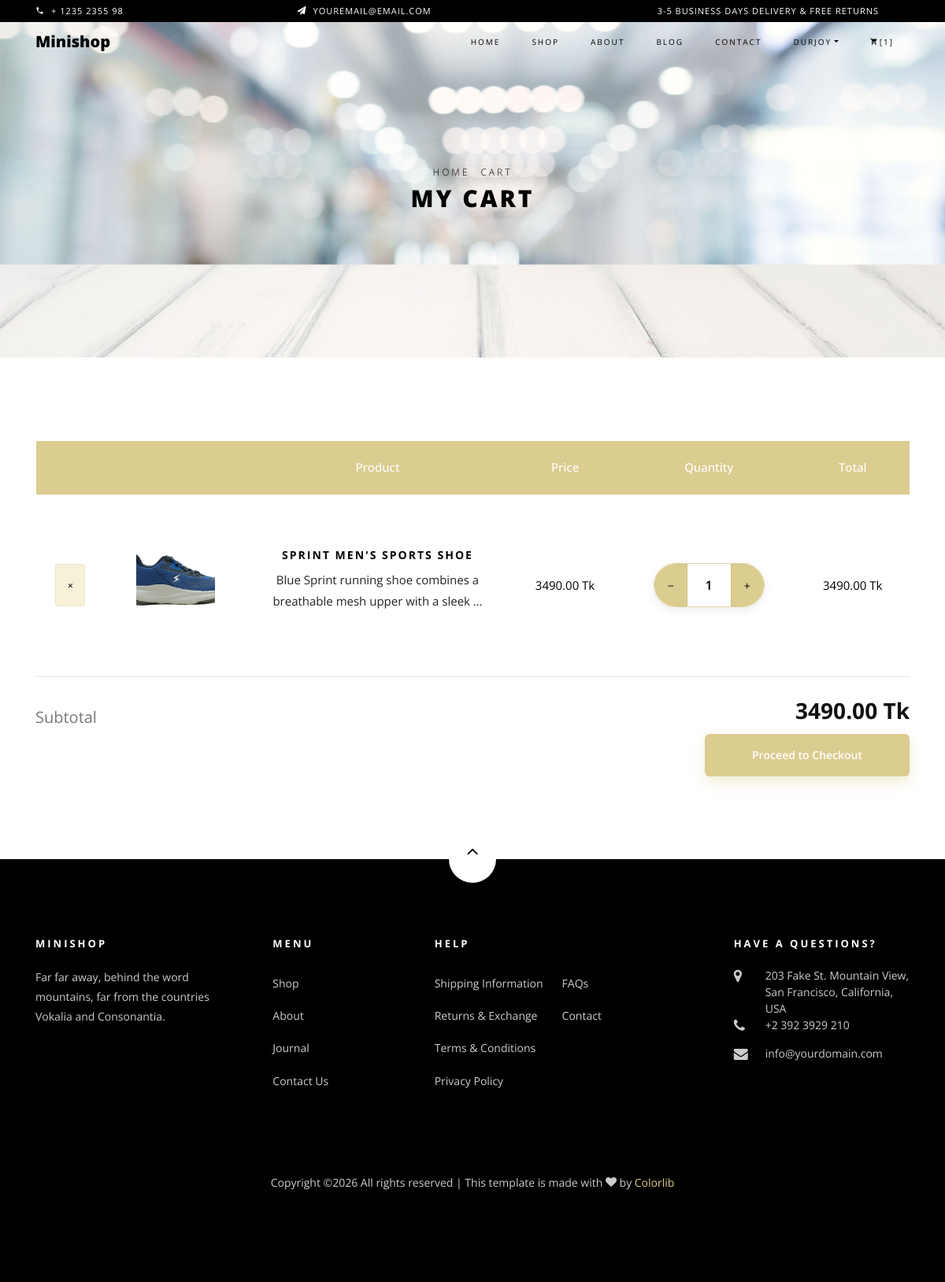
The app's page /cart/ (signed in) with its own data.
### shop/models.py (models this page shows, shortened)
class CartItem(models.Model):
    cart = models.ForeignKey(
        Cart,
        on_delete=models.CASCADE,
        related_name='items'
    )
    product = models.ForeignKey(
        'Product',
        on_delete=models.CASCADE
    )
    quantity = models.PositiveIntegerField(default=1)
    @property
    def total_price(self):
        price = self.product.discount_price or self.product.price
        return price * self.quantity

class Product(models.Model):
    picture = models.ImageField(upload_to='products/')
    title = models.CharField(max_length=200)
    gender = models.CharField(max_length=20, choices=GENDER_CHOICES)
    category = models.CharField(max_length=50, choices=CATEGORY_CHOICES)
    price = models.DecimalField(max_digits=10, decimal_places=2)
    discount_price = models.DecimalField(
        max_digits=10,
        decimal_places=2,
        null=True,
        blank=True
    )
    description = models.TextField()
    created_at = models.DateTimeField(auto_now_add=True)
    updated_at = models.DateTimeField(auto_now=True)

### shop/views.py (the view)
# urls.py: path('cart/', views.cart_view, name='cart'),
@login_required
def cart_view(request):
    cart, created = Cart.objects.get_or_create(user=request.user)
    cart_items = cart.items.select_related('product').all()
    subtotal = sum(item.total_price for item in cart_items)
    return render(request, 'cart.html', {
        'cart_items': cart_items,
        'subtotal': subtotal,
    })

### shop/context_processors.py (called while the page is built)
def cart_count(request):
    count = 0
    if request.user.is_authenticated:
        count = CartItem.objects.filter(
            cart__user=request.user
        ).aggregate(
            total=Sum('quantity')
        )['total'] or 0
    return {
        'cart_count': count
    }

### shop/templates/cart.html (shortened to what this page needs)
{% extends "base.html" %}
{% load static %}
{% block content %}
<div class="hero-wrap hero-bread"
     style="background-image: url('{% static 'images/bg_6.jpg' %}');">
    <div class="container">
        <div class="row no-gutters slider-text align-items-center justify-content-center">
            <div class="col-md-9 ftco-animate text-center">
                <p class="breadcrumbs">
                    <span class="mr-2">
                        <a href="{% url 'index' %}">Home</a>
                    </span>
                    <span>Cart</span>
                </p>
                <h1 class="mb-0 bread">My Cart</h1>
            </div>
        </div>
    </div>
</div>
<section class="ftco-section ftco-cart">
    <div class="container">
        <div class="row">
            <div class="col-md-12 ftco-animate">
                <div class="cart-list">
                    <table class="table">
                        <thead class="thead-primary">
                            <tr class="text-center">
                                <th>&nbsp;</th>
                                <th>&nbsp;</th>
                                <th>Product</th>
                                <th>Price</th>
                                <th>Quantity</th>
                                <th>Total</th>
                            </tr>
                        </thead>
                        <tbody>
                            {% for item in cart_items %}
                            <tr class="text-center">
                                <td class="product-remove">
                                    <form method="POST"
                                          action="{% url 'remove_cart_item' item.id %}">
<button type="submit"
        class="remove-button"
        title="Remove product">
    <span class="ion-ios-close"></span>
</button>
                                    </form>
                                </td>
                                <td class="image-prod">
                                    <div class="img"
                                         style="background-image: url('{{ item.product.picture.url }}');">
                                    </div>
                                </td>
                                <td class="product-name">
                                    <h3>
                                        <a href="{% url 'product_detail' item.product.pk %}">
                                            {{ item.product.title }}
                                        </a>
                                    </h3>
                                    <p>
                                        {{ item.product.description|truncatewords:12 }}
                                    </p>
                                </td>
                                <td class="price">
                                    {% if item.product.discount_price %}
                                        {{ item.product.discount_price|floatformat:2 }} Tk
                                    {% else %}
                                        {{ item.product.price|floatformat:2 }} Tk
                                    {% endif %}
                                </td>
                                <td class="quantity">
                                    <div class="quantity-box">
                                        <form method="POST"
                                              action="{% url 'update_cart_item' item.id %}">
                                            <button type="submit"
                                                    class="quantity-btn">
                                                −
                                            </button>
                                        </form>
                                        <input type="number"
                                               class="quantity-input"
                                               value="{{ item.quantity }}"
                                               readonly>
                                        <form method="POST"
                                              action="{% url 'update_cart_item' item.id %}">
                                            <button type="submit"
                                                    class="quantity-btn">
                                                +
                                            </button>
                                        </form>
                                    </div>
                                </td>
                                <td class="total">
                                    {{ item.total_price|floatformat:2 }} Tk
                                </td>
                            </tr>
                            {% endfor %}
                        </tbody>
                    </table>
                </div>
            </div>
        </div>
        {% if cart_items %}
        <div class="cart-summary-row">
            <span class="subtotal-label">
                Subtotal
            </span>
            <div class="subtotal-right">
                <strong>
                    {{ subtotal|floatformat:2 }} Tk
                </strong>
                <a href="{% url 'checkout' %}"
                   class="checkout-btn">
                    Proceed to Checkout
                </a>
            </div>
        </div>
        {% endif %}
    </div>
</section>
{% endblock content %}

### shop/templates/base.html (shortened to what this page needs)
{% load static %}
<!DOCTYPE html>
<html lang="en">
  <head>
    <link rel="stylesheet" href="{% static 'css/open-iconic-bootstrap.min.css' %}">
    <link rel="stylesheet" href="{% static 'css/animate.css' %}">
    <link rel="stylesheet" href="{% static 'css/owl.carousel.min.css' %}">
    <link rel="stylesheet" href="{% static 'css/owl.theme.default.min.css' %}">
    <link rel="stylesheet" href="{% static 'css/magnific-popup.css' %}">
    <link rel="stylesheet" href="{% static 'css/aos.css' %}">
    <link rel="stylesheet" href="{% static 'css/ionicons.min.css' %}">
    <link rel="stylesheet" href="{% static 'css/bootstrap-datepicker.css' %}">
    <link rel="stylesheet" href="{% static 'css/jquery.timepicker.css' %}">
    <link rel="stylesheet" href="{% static 'css/flaticon.css' %}">
    <link rel="stylesheet" href="{% static 'css/icomoon.css' %}">
    <link rel="stylesheet" href="{% static 'css/style.css' %}">
  </head>
  <body class="goto-here">
    <div class="py-1 bg-black">
      <div class="container">
        <div class="row no-gutters d-flex align-items-start align-items-center px-md-0">
          <div class="col-lg-12 d-block">
            <div class="row d-flex">
              <div class="col-md pr-4 d-flex topper align-items-center">
                <div class="icon mr-2 d-flex justify-content-center align-items-center">
                  <span class="icon-phone2"></span>
                </div>
                <span class="text">+ 1235 2355 98</span>
              </div>
              <div class="col-md pr-4 d-flex topper align-items-center">
                <div class="icon mr-2 d-flex justify-content-center align-items-center">
                  <span class="icon-paper-plane"></span>
                </div>
                <span class="text">youremail@email.com</span>
              </div>
              <div class="col-md-5 pr-4 d-flex topper align-items-center text-lg-right">
                <span class="text">3-5 Business days delivery &amp; Free Returns</span>
              </div>
            </div>
          </div>
        </div>
      </div>
    </div>
    <nav class="navbar navbar-expand-lg navbar-dark ftco_navbar bg-dark ftco-navbar-light" id="ftco-navbar">
	    <div class="container">
	      <a class="navbar-brand" href="{% url 'index' %}">Minishop</a>
	      <div class="collapse navbar-collapse" id="ftco-nav">
	        <ul class="navbar-nav ml-auto">
	          <li class="nav-item active"><a href="{% url 'index' %}" class="nav-link">Home</a></li>
            <li class="nav-item active"><a href="{% url 'shop' %}" class="nav-link">Shop</a></li>
	          <li class="nav-item"><a href="{% url 'about' %}" class="nav-link">About</a></li>
	          <li class="nav-item"><a href="{% url 'blog' %}" class="nav-link">Blog</a></li>
            {% if user.is_authenticated %}
	          <li class="nav-item"><a href="{% url 'contact' %}" class="nav-link">Contact</a></li>
            <li class="nav-item dropdown">
              <a class="nav-link dropdown-toggle" href="#"id="dropdown04"data-toggle="dropdown"aria-haspopup="true"aria-expanded="false">{{ user.username }}</a>
            </li>
            <li class="nav-item cta cta-colored"> <a href="{% url 'cart' %}" class="nav-link"><span class="icon-shopping_cart"></span>[{{ cart_count }}]</a></li>
            {% else %}
            <li class="nav-item"><a href="{% url 'login' %}" class="nav-link">Signin</a></li>
	          <li class="nav-item"><a href="{% url 'signup' %}" class="nav-link">SignUp</a></li>
            {% endif %}
	        </ul>
	      </div>
	    </div>
	  </nav>
 {% block content %} {% endblock %}
    <footer class="ftco-footer ftco-section">
      <div class="container">
      	<div class="row">
      		<div class="mouse">
						<a href="#" class="mouse-icon">
							<div class="mouse-wheel"><span class="ion-ios-arrow-up"></span></div>
						</a>
					</div>
      	</div>
        <div class="row mb-5">
          <div class="col-md">
            <div class="ftco-footer-widget mb-4">
              <h2 class="ftco-heading-2">Minishop</h2>
              <p>Far far away, behind the word mountains, far from the countries Vokalia and Consonantia.</p>
              <ul class="ftco-footer-social list-unstyled float-md-left float-lft mt-5">
              </ul>
            </div>
          </div>
          <div class="col-md">
            <div class="ftco-footer-widget mb-4 ml-md-5">
              <h2 class="ftco-heading-2">Menu</h2>
              <ul class="list-unstyled">
                <li><a href="#" class="py-2 d-block">Shop</a></li>
                <li><a href="#" class="py-2 d-block">About</a></li>
                <li><a href="#" class="py-2 d-block">Journal</a></li>
                <li><a href="#" class="py-2 d-block">Contact Us</a></li>
              </ul>
            </div>
          </div>
          <div class="col-md-4">
             <div class="ftco-footer-widget mb-4">
              <h2 class="ftco-heading-2">Help</h2>
              <div class="d-flex">
	              <ul class="list-unstyled mr-l-5 pr-l-3 mr-4">
	                <li><a href="#" class="py-2 d-block">Shipping Information</a></li>
	                <li><a href="#" class="py-2 d-block">Returns &amp; Exchange</a></li>
	                <li><a href="#" class="py-2 d-block">Terms &amp; Conditions</a></li>
	                <li><a href="#" class="py-2 d-block">Privacy Policy</a></li>
	              </ul>
	              <ul class="list-unstyled">
	                <li><a href="#" class="py-2 d-block">FAQs</a></li>
	                <li><a href="#" class="py-2 d-block">Contact</a></li>
	              </ul>
	            </div>
            </div>
          </div>
          <div class="col-md">
            <div class="ftco-footer-widget mb-4">
            	<h2 class="ftco-heading-2">Have a Questions?</h2>
            	<div class="block-23 mb-3">
	              <ul>
	                <li><span class="icon icon-map-marker"></span><span class="text">203 Fake St. Mountain View, San Francisco, California, USA</span></li>
	                <li><a href="#"><span class="icon icon-phone"></span><span class="text">+2 392 3929 210</span></a></li>
	                <li><a href="#"><span class="icon icon-envelope"></span><span class="text">info@yourdomain.com</span></a></li>
	              </ul>
	            </div>
            </div>
          </div>
        </div>
        <div class="row">
          <div class="col-md-12 text-center">
            <p>
						  Copyright &copy;<script>document.write(new Date().getFullYear());</script> All rights reserved | This template is made with <i class="icon-heart color-danger" aria-hidden="true"></i> by <a href="https://colorlib.com" target="_blank">Colorlib</a>
			</p>
          </div>
        </div>
      </div>
    </footer>
  </body>
</html>

### shop/static/css/icomoon.css (style rules this page uses)
[class^="icon-"], [class*=" icon-"] { font-family: 'icomoon' !important; speak: none; font-style: normal; font-weight: normal; font-variant: normal; text-transform: none; line-height: 1; -webkit-font-smoothing: antialiased; -moz-osx-font-smoothing: grayscale; }
.icon-heart:before { content: "\f004"; }
.icon-map-marker:before { content: "\f041"; }
.icon-phone:before { content: "\f095"; }
.icon-envelope:before { content: "\f0e0"; }
.icon-paper-plane:before { content: "\f1d8"; }
.icon-phone2:before { content: "\e0cd"; }
.icon-shopping_cart:before { content: "\e8cc"; }

### shop/templates/cart.html (style rules this page uses)
.cart-list { overflow-x: auto; }
.cart-list .table { margin-bottom: 0; }
.cart-list tbody tr:last-child { border-bottom: none; }
.product-name h3 a { color: #000; }
.quantity-box { display: inline-flex; align-items: center; justify-content: center; border: 1px solid #e2d7a6; border-radius: 30px; overflow: hidden; background: #fff; box-shadow: 0 4px 12px rgba(0, 0, 0, 0.08); }
.quantity-box form { margin: 0; padding: 0; }
.quantity-btn { width: 42px; height: 42px; border: none; background: #dbcc8f; color: #222; font-size: 18px; cursor: pointer; transition: 0.3s; }
.quantity-input { width: 55px; height: 42px; border: none; text-align: center; font-size: 16px; font-weight: 600; outline: none; background: #fff; }
.remove-button { border: none; background: transparent; color: #dbcc8f; font-size: 24px; cursor: pointer; transition: 0.3s; }
.cart-summary-row { display: flex; justify-content: space-between; align-items: flex-start; padding-top: 28px; margin-top: 0; border-top: 1px solid #eeeeee; }
.subtotal-label { font-size: 20px; color: #777; padding-top: 5px; }
.subtotal-right { width: 260px; text-align: right; }
.subtotal-right strong { display: block; font-size: 28px; line-height: 1; color: #111; margin-bottom: 16px; }
.checkout-btn { display: block; width: 100%; padding: 14px 20px; background: #dbcc8f; color: #fff; text-align: center; border-radius: 6px; font-size: 14px; font-weight: 600; box-shadow: 0 8px 18px rgba(219, 204, 143, 0.35); transition: 0.3s; }
.remove-button { width: 38px; height: 38px; border: 1px solid #dbcc8f; border-radius: 4px; background: #f7f1d9; color: #222; display: inline-flex; align-items: center; justify-content: center; font-size: 18px; cursor: pointer; transition: 0.3s; }
.product-remove form { margin: 0; display: flex; justify-content: center; }

### records on screen
CartItem: product.picture (picture), product "SPRINT MEN'S SPORTS SHOE", product.description "Blue Sprint running shoe combines a breathable mesh upper with a sleek …", product.price "3490.00", quantity "1", total_price "3490.00"

### other values on screen
{{ user.username }} "DURJOY"
{{ cart_count }} "1"
{{ subtotal|floatformat:2 }} "3490.00"
